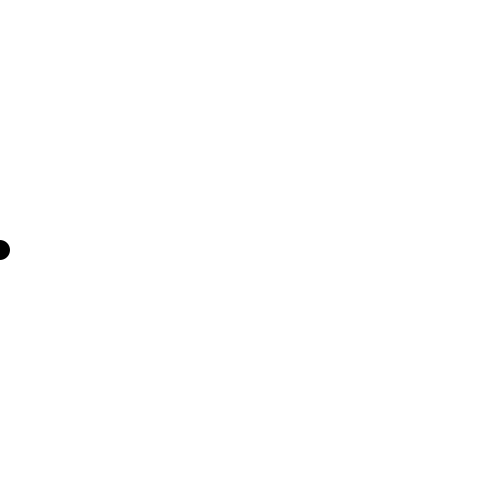
Frame 1 (no input)
Frame 60 (the mouse pressed at the canvas centre just before this capture): identical to frame 1, image omitted
Frame 120 (the mouse held since frame 60 and released just before this capture): identical to frame 1, image omitted

The Processing sketch that drew this single still picture (run headless with seeded random() and noise(); from frame 60 on, the mouse is pressed at the canvas centre):

// Processing sketch: ball
// ── ball.pde
/** Condicionales. Reset pelota
 */

float x = 0;

void setup () {
  size( 500, 500 );
  smooth();
  noStroke();
}

void draw () {
  background( 255 );
  
  fill( 0 );
  ellipse( x, 250, 20, 20 );
}
